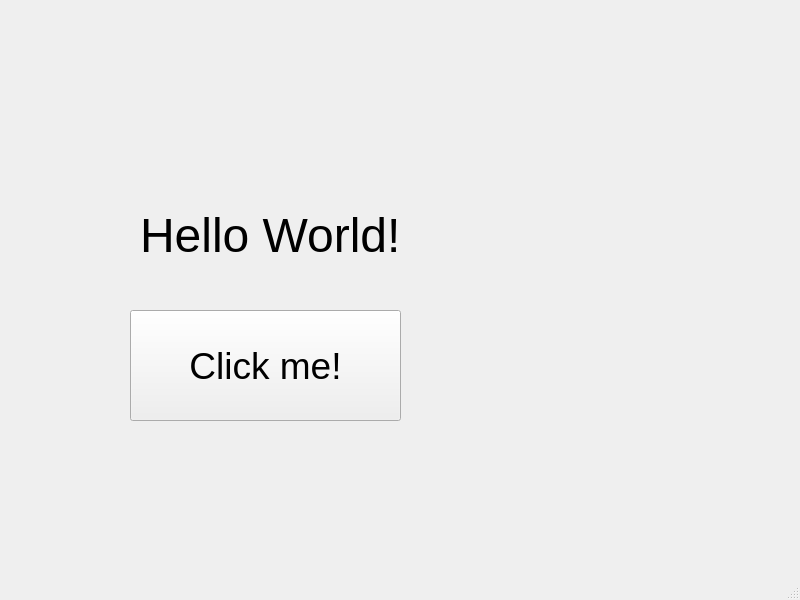
<?xml version="1.0" encoding="UTF-8"?>
<ui version="4.0">
 <class>MainWindow</class>
 <widget class="QMainWindow" name="MainWindow">
  <property name="geometry">
   <rect>
    <x>0</x>
    <y>0</y>
    <width>800</width>
    <height>600</height>
   </rect>
  </property>
  <property name="windowTitle">
   <string>MainWindow</string>
  </property>
  <widget class="QWidget" name="centralwidget">
   <widget class="QLabel" name="hello_world_name">
    <property name="geometry">
     <rect>
      <x>140</x>
      <y>190</y>
      <width>281</width>
      <height>91</height>
     </rect>
    </property>
    <property name="font">
     <font>
      <pointsize>36</pointsize>
     </font>
    </property>
    <property name="text">
     <string>Hello World!</string>
    </property>
   </widget>
   <widget class="QPushButton" name="click_me">
    <property name="geometry">
     <rect>
      <x>130</x>
      <y>310</y>
      <width>271</width>
      <height>111</height>
     </rect>
    </property>
    <property name="font">
     <font>
      <pointsize>28</pointsize>
     </font>
    </property>
    <property name="text">
     <string>Click me!</string>
    </property>
   </widget>
  </widget>
  <widget class="QMenuBar" name="menubar">
   <property name="geometry">
    <rect>
     <x>0</x>
     <y>0</y>
     <width>800</width>
     <height>21</height>
    </rect>
   </property>
  </widget>
  <widget class="QStatusBar" name="statusbar"/>
 </widget>
 <resources/>
 <connections/>
</ui>
